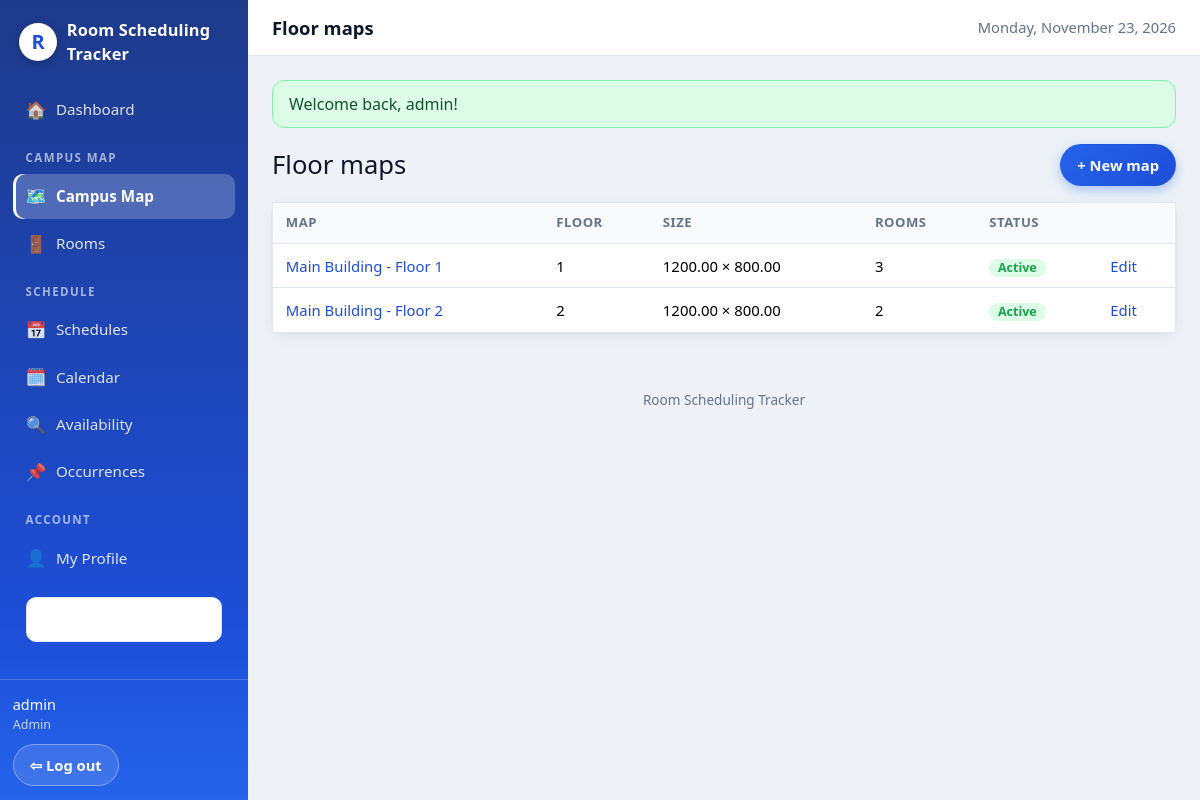
/maps (signed in), run on the app's committed database.
### tables this page shows
CREATE TABLE IF NOT EXISTS tblMaps (
  map_id           INT UNSIGNED NOT NULL AUTO_INCREMENT,
  map_name         VARCHAR(100) NOT NULL,
  floor_number     INT NOT NULL,
  map_width        DECIMAL(10,2) NOT NULL,
  map_height       DECIMAL(10,2) NOT NULL,
  background_image VARCHAR(255) NULL,
  decorations      TEXT NULL,
  map_status       VARCHAR(20) NOT NULL DEFAULT 'active',
  created_at       DATETIME NOT NULL DEFAULT CURRENT_TIMESTAMP,
  updated_at       DATETIME NOT NULL DEFAULT CURRENT_TIMESTAMP ON UPDATE CURRENT_TIMESTAMP,
  PRIMARY KEY (map_id),
  KEY idx_maps_status (map_status)
);

### controllers/MapController.php (called while the page is built, shortened)
<?php
final class MapController
{
    public function index(): void
    {
        view('maps/index', ['title' => 'Floor maps', 'maps' => $this->maps->all()]);
    }
}

### core/Auth.php (called while the page is built, shortened)
<?php
final class Auth
{
    public static function user(): ?array
    {
        return $_SESSION['user'] ?? null;
    }
    public static function role(): ?string
    {
        return self::user()['role'] ?? null;
    }
    public static function isAdmin(): bool
    {
        return self::role() === 'admin';
    }
}

### core/Database.php (called while the page is built, shortened)
<?php
final class Database
{
    private PDO $pdo;
    private function __construct(array $db)
    {
        $driver = $db['driver'] ?? 'mysql';
        try {
            if ($driver === 'sqlite') {
                $dir = dirname($db['path']);
                if (!is_dir($dir)) {
                    mkdir($dir, 0755, true);
                }
                $this->pdo = new PDO('sqlite:' . $db['path']);
                $this->pdo->exec('PRAGMA foreign_keys = ON');
            } else {
                $dsn = sprintf(
                    'mysql:host=%s;port=%s;dbname=%s;charset=%s',
                    $db['host'], $db['port'], $db['database'], $db['charset']
                );
                $this->pdo = new PDO($dsn, $db['username'], $db['password'], [
                    PDO::ATTR_ERRMODE            => PDO::ERRMODE_EXCEPTION,
                    PDO::ATTR_DEFAULT_FETCH_MODE => PDO::FETCH_ASSOC,
                    PDO::ATTR_EMULATE_PREPARES   => false,
                ]);
                return;
            }
            $this->pdo->setAttribute(PDO::ATTR_ERRMODE, PDO::ERRMODE_EXCEPTION);
            $this->pdo->setAttribute(PDO::ATTR_DEFAULT_FETCH_MODE, PDO::FETCH_ASSOC);
            $this->pdo->setAttribute(PDO::ATTR_EMULATE_PREPARES, false);
        } catch (PDOException $e) {
            throw new PDOException(
                'Could not connect to the database. Check your .env DB_* settings '
                . 'and make sure the database from database/rst_db.sql exists. '
                . 'Driver error: ' . $e->getMessage(),
                (int) $e->getCode(),
                $e
            );
        }
    }
    public function all(string $sql, array $params = []): array
    {
        $stmt = $this->pdo->prepare($sql);
        $stmt->execute($params);
        return $stmt->fetchAll();
    }
}

### models/Map.php (called while the page is built, shortened)
<?php
final class Map
{
    public function all(bool $activeOnly = false): array
    {
        $sql = 'SELECT m.*, (SELECT COUNT(*) FROM tblRooms r WHERE r.map_id = m.map_id) AS room_count
                FROM tblMaps m';
        return $this->db->all($sql . ' ORDER BY m.floor_number, m.map_name');
    }
}

### views/maps/index.php (the view)
<div class="page-head">
  <h1>Floor maps</h1>
  <?php if (\App\Core\Auth::isAdmin()): ?><a class="btn btn-primary" href="<?= url('maps/create') ?>">+ New map</a><?php endif; ?>
</div>
<?php if (empty($maps)): ?>
  <p class="muted">No maps yet. An admin can add the first floor map.</p>
<?php else: ?>
<table class="table card">
  <thead><tr><th>Map</th><th>Floor</th><th>Size</th><th>Rooms</th><th>Status</th><th></th></tr></thead>
  <tbody>
  <?php foreach ($maps as $m): ?>
    <tr>
      <td><a href="<?= url('maps/' . (int) $m['map_id']) ?>"><?= e($m['map_name']) ?></a></td>
      <td><?= (int) $m['floor_number'] ?></td>
      <td><?= e((string) $m['map_width']) ?> × <?= e((string) $m['map_height']) ?></td>
      <td><?= (int) $m['room_count'] ?></td>
      <td><?= status_badge($m['map_status']) ?></td>
      <td>
        <?php if (\App\Core\Auth::isAdmin()): ?>
          <a href="<?= url('maps/' . (int) $m['map_id'] . '/edit') ?>">Edit</a>
        <?php endif; ?>
      </td>
    </tr>
  <?php endforeach; ?>
  </tbody>
</table>
<?php endif; ?>

### core/helpers.php (shortened to what this page needs)
<?php
function e(?string $value): string
{
    return htmlspecialchars($value ?? '', ENT_QUOTES, 'UTF-8');
}
function base_path(): string
{
    static $base = null;
    if ($base !== null) {
        return $base;
    }
    $base = '';
    $appUrl = getenv('APP_URL');
    if ($appUrl !== false && $appUrl !== '') {
        $p = parse_url($appUrl, PHP_URL_PATH);
    } elseif (isset($_SERVER['SCRIPT_NAME'])) {
        $script = str_replace('\\', '/', (string) $_SERVER['SCRIPT_NAME']);
        if (basename($script) === 'index.php') {
            $dir = rtrim(dirname($script), '/');
            $base = ($dir === '/' || $dir === '.' || $dir === '\\') ? '' : $dir;
        }
    }
    return $base;
}
function url(string $path = ''): string
{
    $path = ltrim($path, '/');
    return base_path() . ($path === '' ? '/' : '/' . $path);
}
function status_badge(string $status): string
{
    $map = [
        'active' => 'green', 'scheduled' => 'green',
        'cancelled' => 'red', 'archived' => 'gray', 'completed' => 'blue',
        'unavailable' => 'red', 'skipped' => 'amber', 'moved' => 'blue',
        'modified' => 'blue',
    ];
    $class = $map[strtolower($status)] ?? 'gray';
    return '<span class="badge badge-' . $class . '">' . e(ucfirst($status)) . '</span>';
}

### assets/css/style.css (style rules this page uses)
:root { --blue-950: #172554; --blue-900: #1e3a8a; --blue-700: #1d4ed8; --blue-600: #2563eb; --blue-500: #3b82f6; --blue-100: #dbeafe; --blue-50: #eff6ff; --bg: #eef2f7; --card: #ffffff; --text: #0f172a; --muted: #64748b; --border: #e2e8f0; --green: #22c55e; --green-dark: #16a34a; --green-bg: #dcfce7; --red: #ef4444; --red-dark: #dc2626; --red-bg: #fee2e2; --amber: #eab308; --amber-dark: #ca8a04; --amber-bg: #fef9c3; --grey: #94a3b8; --grey-bg: #e2e8f0; --radius: 14px; --shadow: 0 1px 3px rgba(15, 23, 42, .08), 0 4px 14px rgba(15, 23, 42, .06); --shadow-lg: 0 10px 30px rgba(15, 23, 42, .14); --sidebar-w: 248px; }
* { box-sizing: border-box; }
html { -webkit-text-size-adjust: 100%; }
body { margin: 0; font-family: system-ui, -apple-system, "Segoe UI", Roboto, "Helvetica Neue", Arial, sans-serif; background: var(--bg); color: var(--text); line-height: 1.5; }
a { color: var(--blue-700); text-decoration: none; }
h1, h2, h3 { margin: 0 0 .5rem; line-height: 1.25; }
h1 { font-size: 1.6rem; }
.card, .stat-card, .auth-card { animation: fadeUp .45s ease both; }
.card:nth-child(3) { animation-delay: .1s; }
.card { display: block; background: var(--card); border: 1px solid var(--border); border-radius: var(--radius); box-shadow: var(--shadow); padding: 1.1rem 1.25rem; margin-bottom: 1.1rem; transition: box-shadow .25s ease, transform .25s ease; }
.btn { display: inline-block; padding: .55rem 1rem; border-radius: 999px; border: 1px solid var(--border); background: #fff; color: var(--text); font-size: .92rem; font-weight: 600; cursor: pointer; transition: transform .18s ease, box-shadow .18s ease, background .18s ease; }
.btn-primary { background: linear-gradient(135deg, var(--blue-600), var(--blue-700)); border-color: transparent; color: #fff; box-shadow: 0 4px 12px rgba(37, 99, 235, .35); }
.page-head { display: flex; align-items: center; justify-content: space-between; gap: 1rem; margin-bottom: 1rem; flex-wrap: wrap; }
.page-head h1 { margin: 0; }
.table { display: table; width: 100%; border-collapse: collapse; background: #fff; }
.table th, .table td { padding: .65rem .8rem; text-align: left; border-bottom: 1px solid var(--border); font-size: .93rem; }
.table th { background: #f8fafc; color: var(--muted); font-size: .82rem; text-transform: uppercase; letter-spacing: .04em; }
.table tbody tr { transition: background .18s ease; }
.badge { display: inline-block; padding: .15rem .55rem; border-radius: 999px; font-size: .78rem; font-weight: 700; }
.badge-green { background: var(--green-bg); color: var(--green-dark); }

### data on the page
tblmaps: map_name "Main Building - Floor 1", floor_number "1", map_width "1200.00", map_height "800.00", room_count "3", map_status "Active"
tblmaps: map_name "Main Building - Floor 2", floor_number "2", map_width "1200.00", map_height "800.00", room_count "2", map_status "Active"

### other printed values
$title "Floor maps"
$f['message'] "Welcome back, admin!"
